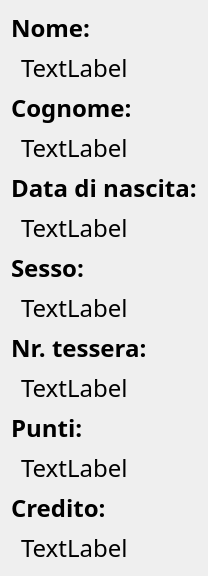
  <widget class="QWidget" name="verticalLayoutWidget">
   <property name="geometry">
    <rect>
     <x>50</x>
     <y>100</y>
     <width>171</width>
     <height>472</height>
    </rect>
   </property>
   <property name="font">
    <font>
     <family>STIXIntegralsSm</family>
    </font>
   </property>
   <layout class="QVBoxLayout" name="verticalLayout_2">
    <item>
     <widget class="QLabel" name="label_6">
      <property name="sizePolicy">
       <sizepolicy hsizetype="Fixed" vsizetype="Fixed">
        <horstretch>0</horstretch>
        <verstretch>0</verstretch>
       </sizepolicy>
      </property>
      <property name="font">
       <font>
        <family>STIXIntegralsSm</family>
       </font>
      </property>
      <property name="text">
       <string>&lt;html&gt;&lt;head/&gt;&lt;body&gt;&lt;p&gt;&lt;span style=&quot; font-size:18pt; font-weight:600;&quot;&gt;Nome:&lt;/span&gt;&lt;/p&gt;&lt;/body&gt;&lt;/html&gt;</string>
      </property>
      <property name="scaledContents">
       <bool>true</bool>
      </property>
     </widget>
    </item>
    <item alignment="Qt::AlignLeft">
     <widget class="QLabel" name="nome_2">
      <property name="sizePolicy">
       <sizepolicy hsizetype="Fixed" vsizetype="Fixed">
        <horstretch>0</horstretch>
        <verstretch>0</verstretch>
       </sizepolicy>
      </property>
      <property name="font">
       <font>
        <family>STIXIntegralsSm</family>
        <pointsize>18</pointsize>
       </font>
      </property>
      <property name="frameShadow">
       <enum>QFrame::Plain</enum>
      </property>
      <property name="text">
       <string>&lt;html&gt;&lt;head/&gt;&lt;body&gt;&lt;p&gt;&lt;span style=&quot; font-size:18pt;&quot;&gt;TextLabel&lt;/span&gt;&lt;/p&gt;&lt;/body&gt;&lt;/html&gt;</string>
      </property>
      <property name="scaledContents">
       <bool>true</bool>
      </property>
      <property name="indent">
       <number>10</number>
      </property>
     </widget>
    </item>
    <item>
     <widget class="QLabel" name="label_7">
      <property name="sizePolicy">
       <sizepolicy hsizetype="Fixed" vsizetype="Fixed">
        <horstretch>0</horstretch>
        <verstretch>0</verstretch>
       </sizepolicy>
      </property>
      <property name="font">
       <font>
        <family>STIXIntegralsSm</family>
       </font>
      </property>
      <property name="text">
       <string>&lt;html&gt;&lt;head/&gt;&lt;body&gt;&lt;p&gt;&lt;span style=&quot; font-size:18pt; font-weight:600;&quot;&gt;Cognome:&lt;/span&gt;&lt;/p&gt;&lt;/body&gt;&lt;/html&gt;</string>
      </property>
      <property name="scaledContents">
       <bool>true</bool>
      </property>
     </widget>
    </item>
    <item alignment="Qt::AlignLeft">
     <widget class="QLabel" name="cognome_2">
      <property name="sizePolicy">
       <sizepolicy hsizetype="Fixed" vsizetype="Fixed">
        <horstretch>0</horstretch>
        <verstretch>0</verstretch>
       </sizepolicy>
      </property>
      <property name="font">
       <font>
        <family>STIXIntegralsSm</family>
        <pointsize>18</pointsize>
       </font>
      </property>
      <property name="text">
       <string>&lt;html&gt;&lt;head/&gt;&lt;body&gt;&lt;p&gt;&lt;span style=&quot; font-size:18pt;&quot;&gt;TextLabel&lt;/span&gt;&lt;/p&gt;&lt;/body&gt;&lt;/html&gt;</string>
      </property>
      <property name="scaledContents">
       <bool>true</bool>
      </property>
      <property name="indent">
       <number>10</number>
      </property>
     </widget>
    </item>
    <item>
     <widget class="QLabel" name="label_8">
      <property name="sizePolicy">
       <sizepolicy hsizetype="Fixed" vsizetype="Fixed">
        <horstretch>0</horstretch>
        <verstretch>0</verstretch>
       </sizepolicy>
      </property>
      <property name="font">
       <font>
        <family>STIXIntegralsSm</family>
        <pointsize>18</pointsize>
       </font>
      </property>
      <property name="text">
       <string>&lt;html&gt;&lt;head/&gt;&lt;body&gt;&lt;p&gt;&lt;span style=&quot; font-size:18em; font-weight:600;&quot;&gt;Data di nascita:&lt;/span&gt;&lt;/p&gt;&lt;/body&gt;&lt;/html&gt;</string>
      </property>
      <property name="scaledContents">
       <bool>true</bool>
      </property>
     </widget>
    </item>
    <item alignment="Qt::AlignLeft">
     <widget class="QLabel" name="data_2">
      <property name="sizePolicy">
       <sizepolicy hsizetype="Fixed" vsizetype="Fixed">
        <horstretch>0</horstretch>
        <verstretch>0</verstretch>
       </sizepolicy>
      </property>
      <property name="font">
       <font>
        <family>STIXIntegralsSm</family>
        <pointsize>18</pointsize>
       </font>
      </property>
      <property name="text">
       <string>&lt;html&gt;&lt;head/&gt;&lt;body&gt;&lt;p&gt;&lt;span style=&quot; font-size:18pt;&quot;&gt;TextLabel&lt;/span&gt;&lt;/p&gt;&lt;/body&gt;&lt;/html&gt;</string>
      </property>
      <property name="scaledContents">
       <bool>true</bool>
      </property>
      <property name="indent">
       <number>10</number>
      </property>
     </widget>
    </item>
    <item>
     <widget class="QLabel" name="label_9">
      <property name="sizePolicy">
       <sizepolicy hsizetype="Fixed" vsizetype="Fixed">
        <horstretch>0</horstretch>
        <verstretch>0</verstretch>
       </sizepolicy>
      </property>
      <property name="font">
       <font>
        <family>STIXIntegralsSm</family>
       </font>
      </property>
      <property name="text">
       <string>&lt;html&gt;&lt;head/&gt;&lt;body&gt;&lt;p&gt;&lt;span style=&quot; font-size:18pt; font-weight:600;&quot;&gt;Sesso:&lt;/span&gt;&lt;/p&gt;&lt;/body&gt;&lt;/html&gt;</string>
      </property>
      <property name="scaledContents">
       <bool>true</bool>
      </property>
     </widget>
    </item>
    <item alignment="Qt::AlignLeft">
     <widget class="QLabel" name="sesso_2">
      <property name="sizePolicy">
       <sizepolicy hsizetype="Fixed" vsizetype="Fixed">
        <horstretch>0</horstretch>
        <verstretch>0</verstretch>
       </sizepolicy>
      </property>
      <property name="font">
       <font>
        <family>STIXIntegralsSm</family>
        <pointsize>18</pointsize>
       </font>
      </property>
      <property name="text">
       <string>&lt;html&gt;&lt;head/&gt;&lt;body&gt;&lt;p&gt;&lt;span style=&quot; font-size:18pt;&quot;&gt;TextLabel&lt;/span&gt;&lt;/p&gt;&lt;/body&gt;&lt;/html&gt;</string>
      </property>
      <property name="scaledContents">
       <bool>true</bool>
      </property>
      <property name="indent">
       <number>10</number>
      </property>
     </widget>
    </item>
    <item>
     <widget class="QLabel" name="label_10">
      <property name="sizePolicy">
       <sizepolicy hsizetype="Fixed" vsizetype="Fixed">
        <horstretch>0</horstretch>
        <verstretch>0</verstretch>
       </sizepolicy>
      </property>
      <property name="font">
       <font>
        <family>STIXIntegralsSm</family>
       </font>
      </property>
      <property name="text">
       <string>&lt;html&gt;&lt;head/&gt;&lt;body&gt;&lt;p&gt;&lt;span style=&quot; font-size:18pt; font-weight:600;&quot;&gt;Nr. tessera:&lt;/span&gt;&lt;/p&gt;&lt;/body&gt;&lt;/html&gt;</string>
      </property>
      <property name="scaledContents">
       <bool>true</bool>
      </property>
     </widget>
    </item>
    <item>
     <widget class="QLabel" name="tessera">
      <property name="sizePolicy">
       <sizepolicy hsizetype="Fixed" vsizetype="Fixed">
        <horstretch>0</horstretch>
        <verstretch>0</verstretch>
       </sizepolicy>
      </property>
      <property name="font">
       <font>
        <family>STIXIntegralsSm</family>
        <pointsize>18</pointsize>
       </font>
      </property>
      <property name="text">
       <string>&lt;html&gt;&lt;head/&gt;&lt;body&gt;&lt;p&gt;&lt;span style=&quot; font-size:18pt;&quot;&gt;TextLabel&lt;/span&gt;&lt;/p&gt;&lt;/body&gt;&lt;/html&gt;</string>
      </property>
      <property name="scaledContents">
       <bool>true</bool>
      </property>
      <property name="indent">
       <number>10</number>
      </property>
     </widget>
    </item>
    <item>
     <widget class="QLabel" name="label_14">
      <property name="sizePolicy">
       <sizepolicy hsizetype="Fixed" vsizetype="Fixed">
        <horstretch>0</horstretch>
        <verstretch>0</verstretch>
       </sizepolicy>
      </property>
      <property name="font">
       <font>
        <family>STIXIntegralsSm</family>
       </font>
      </property>
      <property name="text">
       <string>&lt;html&gt;&lt;head/&gt;&lt;body&gt;&lt;p&gt;&lt;span style=&quot; font-size:18pt; font-weight:600;&quot;&gt;Punti:&lt;/span&gt;&lt;/p&gt;&lt;/body&gt;&lt;/html&gt;</string>
      </property>
      <property name="scaledContents">
       <bool>true</bool>
      </property>
     </widget>
    </item>
    <item>
     <widget class="QLabel" name="punti">
      <property name="sizePolicy">
       <sizepolicy hsizetype="Fixed" vsizetype="Fixed">
        <horstretch>0</horstretch>
        <verstretch>0</verstretch>
       </sizepolicy>
      </property>
      <property name="font">
       <font>
        <family>STIXIntegralsSm</family>
        <pointsize>18</pointsize>
       </font>
      </property>
      <property name="text">
       <string>&lt;html&gt;&lt;head/&gt;&lt;body&gt;&lt;p&gt;&lt;span style=&quot; font-size:18pt;&quot;&gt;TextLabel&lt;/span&gt;&lt;/p&gt;&lt;/body&gt;&lt;/html&gt;</string>
      </property>
      <property name="scaledContents">
       <bool>true</bool>
      </property>
      <property name="indent">
       <number>10</number>
      </property>
     </widget>
    </item>
    <item>
     <widget class="QLabel" name="label_13">
      <property name="sizePolicy">
       <sizepolicy hsizetype="Fixed" vsizetype="Fixed">
        <horstretch>0</horstretch>
        <verstretch>0</verstretch>
       </sizepolicy>
      </property>
      <property name="font">
       <font>
        <family>STIXIntegralsSm</family>
       </font>
      </property>
      <property name="text">
       <string>&lt;html&gt;&lt;head/&gt;&lt;body&gt;&lt;p&gt;&lt;span style=&quot; font-size:18pt; font-weight:600;&quot;&gt;Credito:&lt;/span&gt;&lt;/p&gt;&lt;/body&gt;&lt;/html&gt;</string>
      </property>
      <property name="scaledContents">
       <bool>true</bool>
      </property>
     </widget>
    </item>
    <item>
     <widget class="QLabel" name="credito">
      <property name="sizePolicy">
       <sizepolicy hsizetype="Fixed" vsizetype="Fixed">
        <horstretch>0</horstretch>
        <verstretch>0</verstretch>
       </sizepolicy>
      </property>
      <property name="font">
       <font>
        <family>STIXIntegralsSm</family>
        <pointsize>18</pointsize>
       </font>
      </property>
      <property name="text">
       <string>&lt;html&gt;&lt;head/&gt;&lt;body&gt;&lt;p&gt;&lt;span style=&quot; font-size:18pt;&quot;&gt;TextLabel&lt;/span&gt;&lt;/p&gt;&lt;/body&gt;&lt;/html&gt;</string>
      </property>
      <property name="scaledContents">
       <bool>true</bool>
      </property>
      <property name="indent">
       <number>10</number>
      </property>
     </widget>
    </item>
   </layout>
  </widget>
